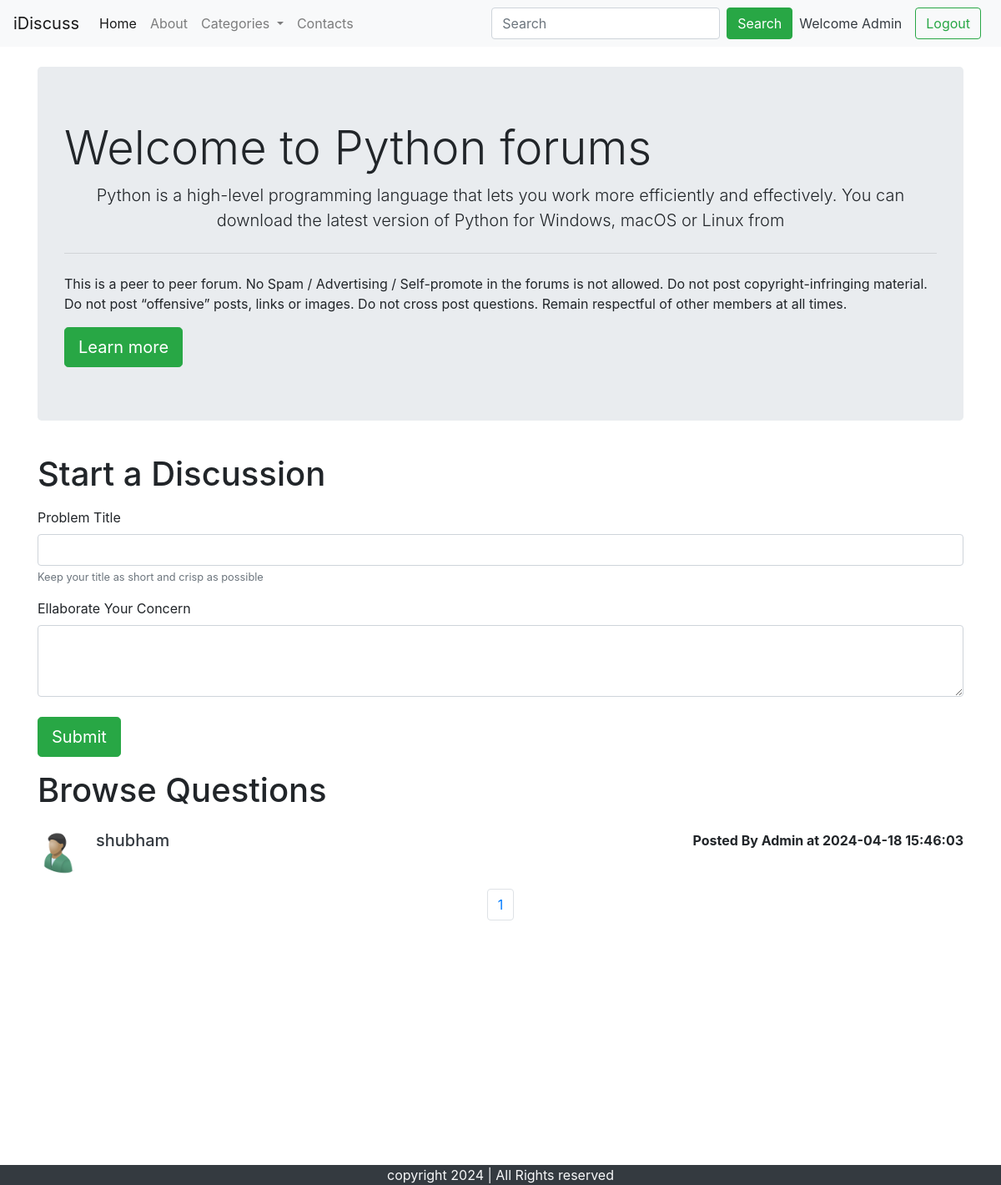
/threadlist.php?catid=1 (signed in), run on the app's committed database.
### tables this page shows
CREATE TABLE `categories` (
  `category_id` int(8) NOT NULL,
  `category_name` varchar(255) NOT NULL,
  `category_description` varchar(255) NOT NULL,
  `created` datetime NOT NULL DEFAULT current_timestamp()
);

CREATE TABLE `threads` (
  `thread_id` int(7) NOT NULL,
  `thread_title` varchar(255) NOT NULL,
  `thread_desc` text NOT NULL,
  `thread_user_id` int(7) NOT NULL,
  `thread_cat_id` int(7) NOT NULL,
  `timestamp` datetime NOT NULL DEFAULT current_timestamp()
);

CREATE TABLE `users` (
  `sno` int(8) NOT NULL,
  `user_email` varchar(30) NOT NULL,
  `user_pass` varchar(300) NOT NULL,
  `timestamp` datetime NOT NULL DEFAULT current_timestamp()
);

### Threadlist.php (the view, shortened to what this page needs)
<!doctype html>
<html lang="en">
<head>
    <link rel="stylesheet" href="https://code.jquery.com/ui/1.12.1/themes/base/jquery-ui.css">
    <link rel="stylesheet" href="https://stackpath.bootstrapcdn.com/bootstrap/4.5.0/css/bootstrap.min.css"
>
</head>
<body>
    <?php include 'partials/_dbconnect.php';?>
    <?php include 'partials/_header.php';?>
    <?php
    $id = $_GET['catid'];
    $sql = "SELECT * FROM `categories` WHERE category_id=$id";
    $result = mysqli_query($conn, $sql);
    while($row = mysqli_fetch_assoc($result)){
        $catname = $row['category_name'];
        $catdesc = $row['category_description'];
    }
    ?>
    <div class="container my-4">
        <div class="jumbotron">
            <h1 class="display-4">Welcome to <?php echo $catname;?> forums</h1>
            <div Class="container-flex " id="myDialog" title="<?php echo $catname;?>"><p class="lead text-center"> <?php echo $catdesc;?></p></div>
            <hr class="my-4">
            <p>This is a peer to peer forum. No Spam / Advertising / Self-promote in the forums is not allowed. Do not
                post copyright-infringing material. Do not post “offensive” posts, links or images. Do not cross post
                questions. Remain respectful of other members at all times.</p>
            <a class="btn btn-success btn-lg" href="#" role="button" id="myButton">Learn more</a>
        </div>
    </div>
    <?php
    if(isset($_SESSION['loggedin']) && $_SESSION['loggedin']==true){
    echo '<div class="container">
    <h1 class="py-2">Start a Discussion</h1>
    <form action="'. $_SERVER["REQUEST_URI"] . '" method="post">
    <div class="form-group">
    <label for="exampleInputEmail1">Problem Title</label>
    <input type="text" class="form-control" id="title"  name="title"  aria-describedby="emailHelp">
    <small id="emailHelp" class="form-text text-muted">Keep your title as short and crisp as possible</small>
    </div>
    <input type="hidden" name="sno" value="'. $_SESSION['sno']. '">
    <div class="form-group">
    <label for="exampleFormControlTextarea1">Ellaborate Your Concern</label>
    <textarea class="form-control"id="desc" rows="3" name="desc"></textarea>
    </div>
    <button class="btn btn-success btn-lg my-2">Submit</button>
    </form>
   </div>';
   }
   ?>
    <div class="container mb-5" id="ques">
        <h1 class="py-2">Browse Questions</h1>
        <?php
    $id = $_GET['catid'];
    $perPage = 3;
    if (isset($_GET['page'])) {
        $page = $_GET['page'];
    } else {
        $page = 1;
    }
    $startFrom = ($page - 1);
    $startF = $startFrom * $perPage;
    $sql = "SELECT COUNT(*) AS total_rows FROM `threads` WHERE thread_cat_id=$id";
    $result = mysqli_query($conn, $sql);
    $row = mysqli_fetch_assoc($result);
    $totalPages = ceil($row["total_rows"] / $perPage);
    $sql = "SELECT * FROM `threads` WHERE thread_cat_id=$id LIMIT $startF, $perPage";
    $result = mysqli_query($conn, $sql);
    while($row = mysqli_fetch_assoc($result)){
        $id = $row["thread_id"];
        $title = $row["thread_title"];
        $desc = $row["thread_desc"];
        $thread_time =$row['timestamp'];
        $thread_user_id = $row['thread_user_id'];
        $sql2 = "SELECT user_email FROM `users` WHERE sno='$thread_user_id'";
        $result2 = mysqli_query($conn, $sql2);
        $row2 = mysqli_fetch_assoc($result2);
        echo '<div class="media my-3">
            <img src="img/userdefault.png" width="54px" class="mr-3" alt="...">
            <div class="media-body">'.'
            <h5 class="mt-0"> <a class="text-dark" href="thread.php?threadid=' . $id. '">'. $title . ' </a></h5></h5>
                ' .$desc. '</div>'.'<p class="font-weight-bold my-0">Posted By '.$row2['user_email'].' at '.$thread_time.'</p>
                </div>';
    }
    echo '<nav aria-label="Page navigation example">
    <ul class="pagination justify-content-center">';
    for ($i = 1; $i <= $totalPages; $i++) {
        echo '<li class="page-item"><a class="page-link" href="Threadlist.php?catid='.$_GET['catid'].'&page='.$i.'">'.$i.'</a></li>';
    }
    echo '</ul></nav>';
    ?>
    </div>
    <?php include 'partials/_footer.php';?>
</body>
</html>

### Threadlist.php (style rules this page uses)
#ques { min-height: 433px; }

### data on the page
categories: category_name "Python", category_description "Python is a high-level programming language that lets you work more efficiently and effectively. You can download the latest version of Python for Windows, macOS or Linux from"
threads: thread_title "shubham", users.user_email "Admin", timestamp "2024-04-18 15:46:03"

### other printed values
$_SESSION['useremail'] "Admin"
